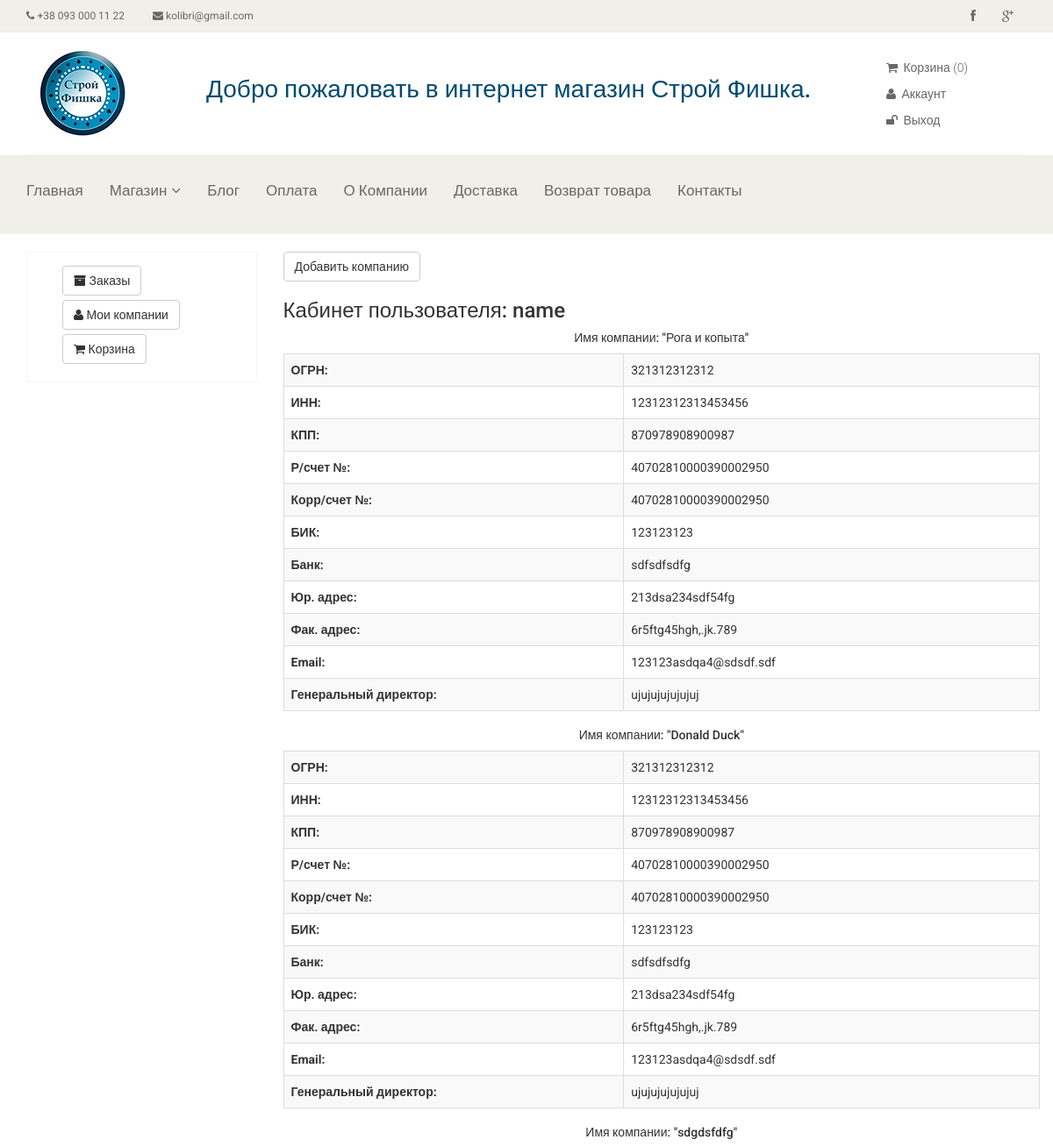
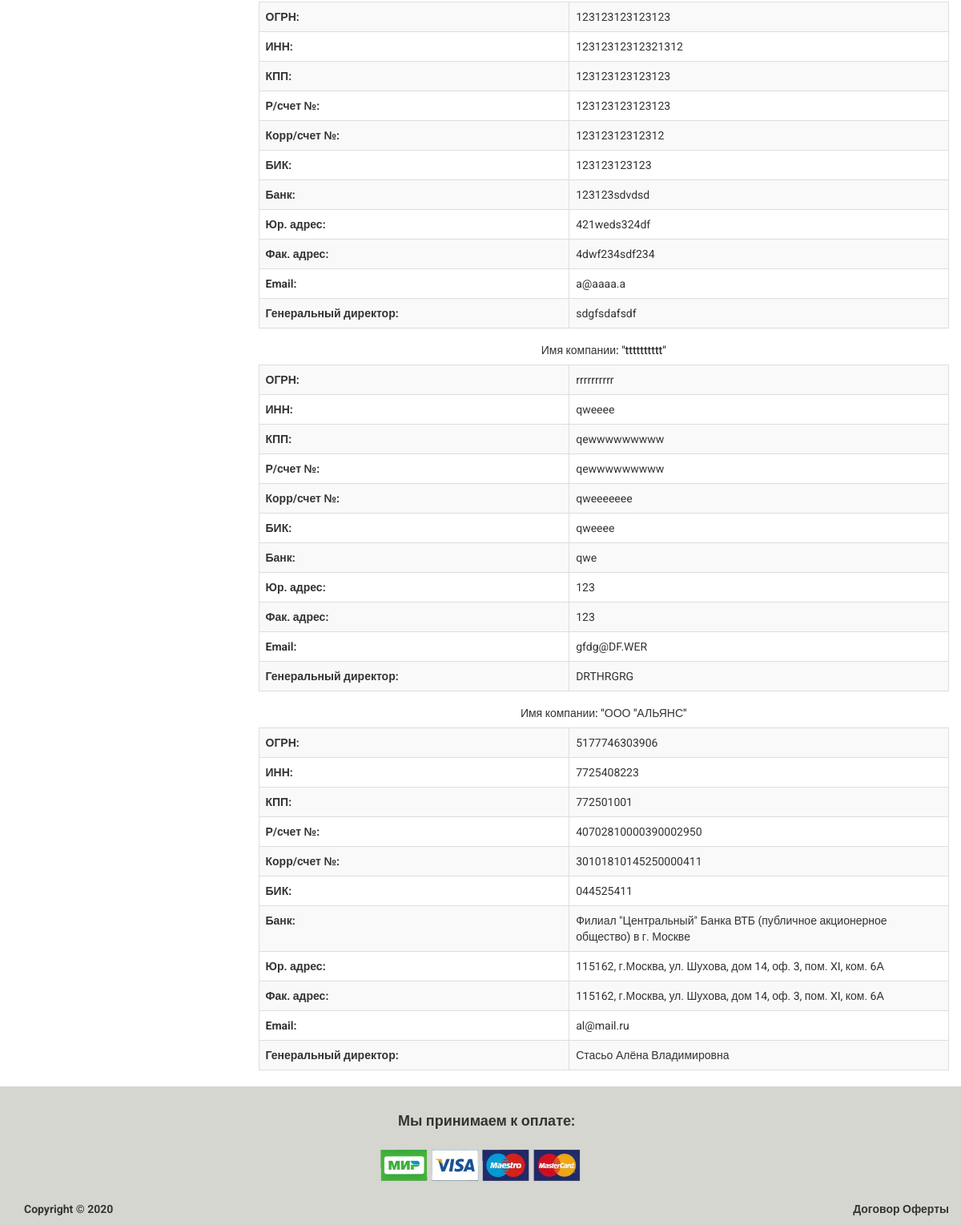
/user/company (signed in), run on the app's committed database (2 pictures, top to bottom).
### tables this page shows
CREATE TABLE `user` (
  `id` int(11) NOT NULL,
  `name` varchar(255) NOT NULL,
  `email` varchar(255) NOT NULL,
  `password` varchar(255) NOT NULL
);

CREATE TABLE `company` (
  `id` int(11) NOT NULL,
  `user_id` int(11) NOT NULL,
  `name` varchar(255) NOT NULL,
  `psnr` varchar(255) NOT NULL,
  `tin` varchar(255) NOT NULL,
  `cor` varchar(255) NOT NULL,
  `che_a` varchar(255) NOT NULL,
  `cor_a` varchar(255) NOT NULL,
  `bic` varchar(255) NOT NULL,
  `bank` varchar(255) NOT NULL,
  `legal_adrs` varchar(255) NOT NULL,
  `actual_adrs` varchar(255) NOT NULL,
  `email` varchar(255) NOT NULL,
  `general_director` varchar(255) NOT NULL
);

### config/routes.php (called while the page is built)
<?php
return array(
    'product/([0-9]+)'=> 'product/view/$1',
    'catalog' => 'catalog/index',
    'view-ajax.php'=>'ajax/MakeAjax',
    'category/([0-9]+)/page-([0-9]+)' => 'catalog/category/$1/$2',
    'category/([0-9]+)' => 'catalog/category/$1',
    'cart/checkout' => 'cart/checkout',
    'cart/add/([0-9]+)' => 'cart/add/$1',
    'cart/addAjax/([0-9]+)' => 'cart/addAjax/$1',
    'cart/delete/([0-9]+)' => 'cart/delete/$1',
    'cart' => 'cart/index',
    'user/order/([0-9]+)' => 'user/order/$1',
    'user/showSecondTableAjax' => 'user/showSecondTableAjax',
    'user/testAjax' => 'user/testAjax',
    'user/register' => 'user/register',
    'user/login' => 'user/login',
    'user/logout' => 'user/logout',
    'cabinet/order' => 'cabinet/order',
    'cabinet' => 'cabinet/index',
    'user/company' => 'cabinet/company',
    'register/user' => 'user/newcompany',
    'contacts' => 'site/contact',
    'about' => 'site/about',
    'blog' => 'news/index',
    'payment' => 'site/payment',
    'delivery' => 'site/delivery',
    'return' => 'site/return',
    'returnnoquality' => 'site/returnNoQuality',
    'returnquality' => 'site/returnQuality',
    'error' => 'site/error',
    ''=> 'site/index',
);
?>

### controllers/CabinetController.php (called while the page is built, shortened)
<?php
class CabinetController
{
    public function actionCompany()
    {
        $userId = User::checkLogged();
        $user = User::getUserById($userId);
        $lastCompany = User::getCompanyListByUser($userId);
        require_once(ROOT.'/views/cabinet/company.php');
        return true;
    }
}
?>

### index.php (called while the page is built, shortened)
<?php
require_once(ROOT.'/components/Autoload.php');
$router = new Router;
$router->run();
?>

### components/Autoload.php (called while the page is built, shortened)
<?php
function load($class_name)
{
    $array_paths = array(
        '/models/',
        '/components/'
    );
    foreach ($array_paths as $path) {
        $path = ROOT . $path . $class_name . '.php';
    }
}
?>

### components/Cart.php (called while the page is built, shortened)
<?php
class Cart
{
    public static function countItems()
    {
        if(isset($_SESSION['products'])){
            $count = 0;
            foreach($_SESSION['products'] as $id => $quantity){
                $count = $count + $quantity;
            }
            return $count;
        } else{
            return 0;
        }
    }
}
?>

### models/User.php (called while the page is built, shortened)
<?php
class User
{
    public static function isGuest()
    {
        if (isset($_SESSION['user'])) {
            return false;
        }
        return true;
    }
    public static function getUserById($id)
    {
        if ($id){
            $db = Db::getConnection();
            $sql ='SELECT * FROM user WHERE id = :id';
            $result = $db->prepare($sql);
            $result->bindParam(':id', $id, PDO::PARAM_STR);
            $result->setFetchMode(PDO::FETCH_ASSOC);
            $result->execute();
            return $result->fetch();
        }
    }
    public static function getCompanyListByUser($userId = false)
    {
        if($userId) {
            $db = Db::getConnection();
            $companyList = array();
            $result = $db->query("SELECT id, name, psnr, tin, cor, che_a, cor_a, bic, bank, legal_adrs, actual_adrs, email, general_director FROM company WHERE user_id = '$userId' ORDER BY id ASC ");
            $i = 0;
            while($row = $result->fetch()) {
                $companyList[$i]['id'] = $row['id'];
                $companyList[$i]['name'] = $row['name'];
                $companyList[$i]['psnr'] = $row['psnr'];
                $companyList[$i]['tin'] = $row['tin'];
                $companyList[$i]['cor'] = $row['cor'];
                $companyList[$i]['che_a'] = $row['che_a'];
                $companyList[$i]['cor_a'] = $row['cor_a'];
                $companyList[$i]['bic'] = $row['bic'];
                $companyList[$i]['bank'] = $row['bank'];
                $companyList[$i]['legal_adrs'] = $row['legal_adrs'];
                $companyList[$i]['actual_adrs'] = $row['actual_adrs'];
                $companyList[$i]['email'] = $row['email'];
                $companyList[$i]['general_director'] = $row['general_director'];
                $i++;
            }
            return $companyList;
        }
    }
}
?>

### views/cabinet/company.php (the view, shortened to what this page needs)
<?php include ROOT . '/views/layouts/header.php'; ?>
<section>
    <div class="container">
        <div class="row">
                <div class="col-sm-3">
                    <div class="left-sidebar">
                        <ul class="panel-group category-products">
                            <li class=" panel panel-default"><a href="/cabinet/order" class="btn btn-default back"><i class="fa fa-archive" aria-hidden="true"></i> Заказы</a></li>
                            <li class=" panel panel-default"><a href="/user/company" class="btn btn-default back"><i class="fa fa-user"></i> Мои компании</a></li>
                            <li class=" panel panel-default"><a href="/cart/" class="btn btn-default back"><i class="fa fa-shopping-cart"></i> Корзина</a></li>
                        </ul>
                    </div>
                </div>
                <div class="col-sm-9 padding-right">
                    <a href="/register/user"><input type="submit" name="submit" class="btn btn-default" value="Добавить компанию" /></a>
                    <h3>Кабинет пользователя: <?php echo $user['name'] ?></h3>
                    <?php foreach ($lastCompany as $company): ?>
                        <table class="table-bordered table-striped table">
                            <p><h5 class="title text-center">Имя компании: "<?php echo $company['name'] ?>"</h5></p>
                            <tr><th>ОГРН:</th><td><?php echo $company['psnr'] ?></td></tr>
                            <tr><th>ИНН:</th><td><?php echo $company['tin'] ?></td></tr>
                            <tr><th>КПП:</th><td><?php echo $company['cor'] ?></td></tr>
                            <tr><th>Р/счет №:</th><td><?php echo $company['che_a'] ?></td></tr>
                            <tr><th>Корр/счет №:</th><td><?php echo $company['cor_a'] ?></td></tr>
                            <tr><th>БИК:</th><td><?php echo $company['bic'] ?></td></tr>
                            <tr><th>Банк:</th><td><?php echo $company['bank'] ?></td></tr>
                            <tr><th>Юр. адрес:</th><td><?php echo $company['legal_adrs'] ?></td></tr>
                            <tr><th>Фак. адрес:</th><td><?php echo $company['actual_adrs'] ?></td></tr>
                            <tr><th>Email:</th><td><?php echo $company['email'] ?></td></tr>
                            <tr><th>Генеральный директор:</th><td><?php echo $company['general_director'] ?></td></tr>
                        </table>
                    <?php endforeach;?>
                </div>
            </div>
    </div>
</section>
<?php include ROOT . '/views/layouts/footer.php'; ?>

### components/Router.php (shortened to what this page needs)
<?php
class Router
{
    private $routes;
    public function __construct()
    {
        $routesPath = ROOT. '/config/routes.php';
        $this->routes = include($routesPath);
    }
    private function getURI()
    {
        if(!empty($_SERVER['REQUEST_URI'])){
            return trim($_SERVER['REQUEST_URI'], '/');
        }
    }
    public function run()
    {
        $uri = $this->getURI();
        foreach ($this->routes as $uriPattern => $path){
            if (preg_match("~$uriPattern~", $uri)){
                $internalRoute = preg_replace("~$uriPattern~", $path, $uri);
                $segments = explode('/', $internalRoute);
                $controllerName = array_shift($segments). 'Controller';
                $actionName = 'action'.ucfirst(array_shift($segments));
                $parameters = $segments;
                $controllerObject = new $controllerName;
                $result = call_user_func_array(array($controllerObject, $actionName), $parameters);
                if ($result != null){
                    break;
                }
            };
        };
    }
}
?>

### views/layouts/header.php (shortened to what this page needs)
<!DOCTYPE html>
<html lang="en">
    <head>
        <link href="/template/css/bootstrap.min.css" rel="stylesheet">
        <link href="/template/css/font-awesome.min.css" rel="stylesheet">
        <link href="/template/css/prettyPhoto.css" rel="stylesheet">
        <link href="/template/css/price-range.css" rel="stylesheet">
        <link href="/template/css/animate.css" rel="stylesheet">
        <link href="/template/css/main.css" rel="stylesheet">
        <link href="/template/css/responsive.css" rel="stylesheet">
    </head>
    <body>
        <header id="header">
            <div class="header_top">
                <div class="container">
                    <div class="row">
                        <div class="col-sm-6">
                            <div class="contactinfo">
                                <ul class="nav nav-pills">
                                    <li><a href="#"><i class="fa fa-phone"></i> +38 093 000 11 22</a></li>
                                    <li><a href="#"><i class="fa fa-envelope"></i> kolibri@gmail.com</a></li>
                                </ul>
                            </div>
                        </div>
                        <div class="col-sm-6">
                            <div class="social-icons pull-right">
                                <ul class="nav navbar-nav">
                                    <li><a href="#"><i class="fa fa-facebook"></i></a></li>
                                    <li><a href="#"><i class="fa fa-google-plus"></i></a></li>
                                </ul>
                            </div>
                        </div>
                    </div>
                </div>
            </div>
            <div class="header-middle">
                <div class="container">
                    <div class="row">
                        <div class="col-sm-2">
                            <div class="logo pull-left">
                                <a href="/"><img src="/template/images/home/fishka.png" alt="" /></a>
                            </div>
                        </div>
                        <div style='margin-top: 10px;' class="col-sm-8">
                            <h1 style="color: #004b72;font-size:28px ">Добро пожаловать в интернет магазин Строй Фишка.</h1>
                        </div>
                        <div class="col-sm-2">
                            <div class="shop-menu pull-right">
                                <ul class="nav navbar-nav">
                                    <li><a href="/cart/">
                                            <i class="fa fa-shopping-cart"></i> Корзина
                                            (<span id="cart-count"><?php echo Cart::countItems(); ?></span>)
                                        </a>
                                    </li>
                                    <?php if(User::isGuest()): ?>
                                        <li><a href="/user/login/"><i class="fa fa-lock"></i> Вход</a></li>
                                    <?php else: ?>
                                        <li><a href="/cabinet/"><i class="fa fa-user"></i> Аккаунт</a></li>
                                        <li><a href="/user/logout/"><i class="fa fa-unlock"></i> Выход</a></li>
                                    <?php endif; ?>
                                </ul>
                            </div>
                        </div>
                    </div>
                </div>
            </div>
            <div class="header-bottom" style="background-color: #f0f0e9;">
                <div class="container">
                    <div class="row">
                        <div class="col-sm-12">
                            <div class="mainmenu pull-left">
                                <ul class="nav navbar-nav collapse navbar-collapse">
                                    <li><a href="/">Главная</a></li>
                                    <li class="dropdown"><a href="#">Магазин<i class="fa fa-angle-down"></i></a>
                                    </li>
                                    <li><a href="/blog/">Блог</a></li>
                                    <li><a href="/payment/">Оплата</a></li>
                                    <li><a href="/about/">О Компании</a></li>
                                    <li><a href="/delivery/">Доставка</a></li>
                                    <li><a href="/return/">Возврат товара</a></li>
                                    <li><a href="/contacts/">Контакты</a></li>
                                </ul>
                            </div>
                        </div>
                    </div>
                </div>
            </div>
        </header>
        <br>

### views/layouts/footer.php (shortened to what this page needs)
<footer id="footer">
    <div class="footer-bottom">
        <div class="container" style='text-align:center;background-color:#D6D6D0;'>
            <br>
            <p class='visa' style='text-align:center;'>Мы принимаем к оплате:</p>
            <img src="/template/images/footer/visa-mastercard.jpg" alt="" style="width:256px;">
        </div>
        <br>
        <div class="container">
            <div class="row">
                <p class="pull-left">Copyright © 2020</p>
                <p class="pull-right"><strong><a style='color:#363432;' href="/upload/off/dogovor-oferta.docx" download>Договор Оферты</a></strong></p>
            </div>
        </div>
    </div>
</footer>
</body>
</html>

### data on the page
user: name "name"
company: name "Рога и копыта", psnr "321312312312", tin "12312312313453456", cor "870978908900987", che_a "40702810000390002950", cor_a "40702810000390002950", bic "123123123", bank "sdfsdfsdfg", legal_adrs "213dsa234sdf54fg", actual_adrs "6r5ftg45hgh,.jk.789", email "123123asdqa4@sdsdf.sdf", general_director "ujujujujujujuj"
company: name "Donald Duck", psnr "321312312312", tin "12312312313453456", cor "870978908900987", che_a "40702810000390002950", cor_a "40702810000390002950", bic "123123123", bank "sdfsdfsdfg", legal_adrs "213dsa234sdf54fg", actual_adrs "6r5ftg45hgh,.jk.789", email "123123asdqa4@sdsdf.sdf", general_director "ujujujujujujuj"
company: name "sdgdsfdfg", psnr "123123123123123", tin "12312312312321312", cor "123123123123123", che_a "123123123123123", cor_a "12312312312312", bic "123123123123", bank "123123sdvdsd", legal_adrs "421weds324df", actual_adrs "4dwf234sdf234", email "a@aaaa.a", general_director "sdgfsdafsdf"
company: name "tttttttttt", psnr "rrrrrrrrrr", tin "qweeee", cor "qewwwwwwwww", che_a "qewwwwwwwww", cor_a "qweeeeeee", bic "qweeee", bank "qwe", legal_adrs "123", actual_adrs "123", email "gfdg@DF.WER", general_director "DRTHRGRG"
company: name "ООО \"АЛЬЯНС", psnr "5177746303906", tin "7725408223", cor "772501001", che_a "40702810000390002950", cor_a "30101810145250000411", bic "044525411", bank "Филиал \"Центральный\" Банка ВТБ (публичное акционерное общество) в г. Москве", legal_adrs "115162, г.Москва, ул. Шухова, дом 14, оф. 3, пом. XI, ком. 6А", actual_adrs "115162, г.Москва, ул. Шухова, дом 14, оф. 3, пом. XI, ком. 6А", email "al@mail.ru", general_director "Стасьо Алёна Владимировна"
